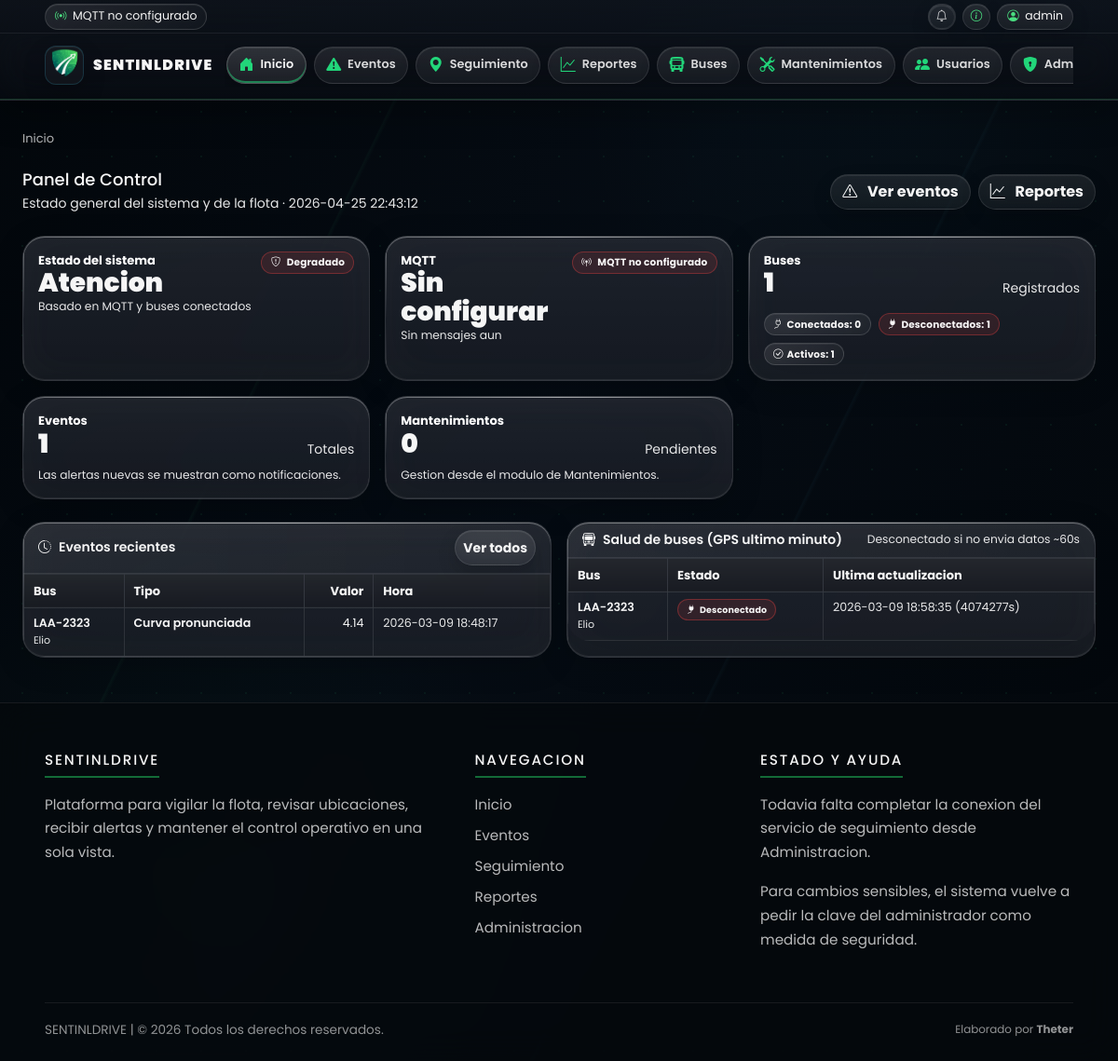
The page /dashboard (signed in) on the database as committed earlier.
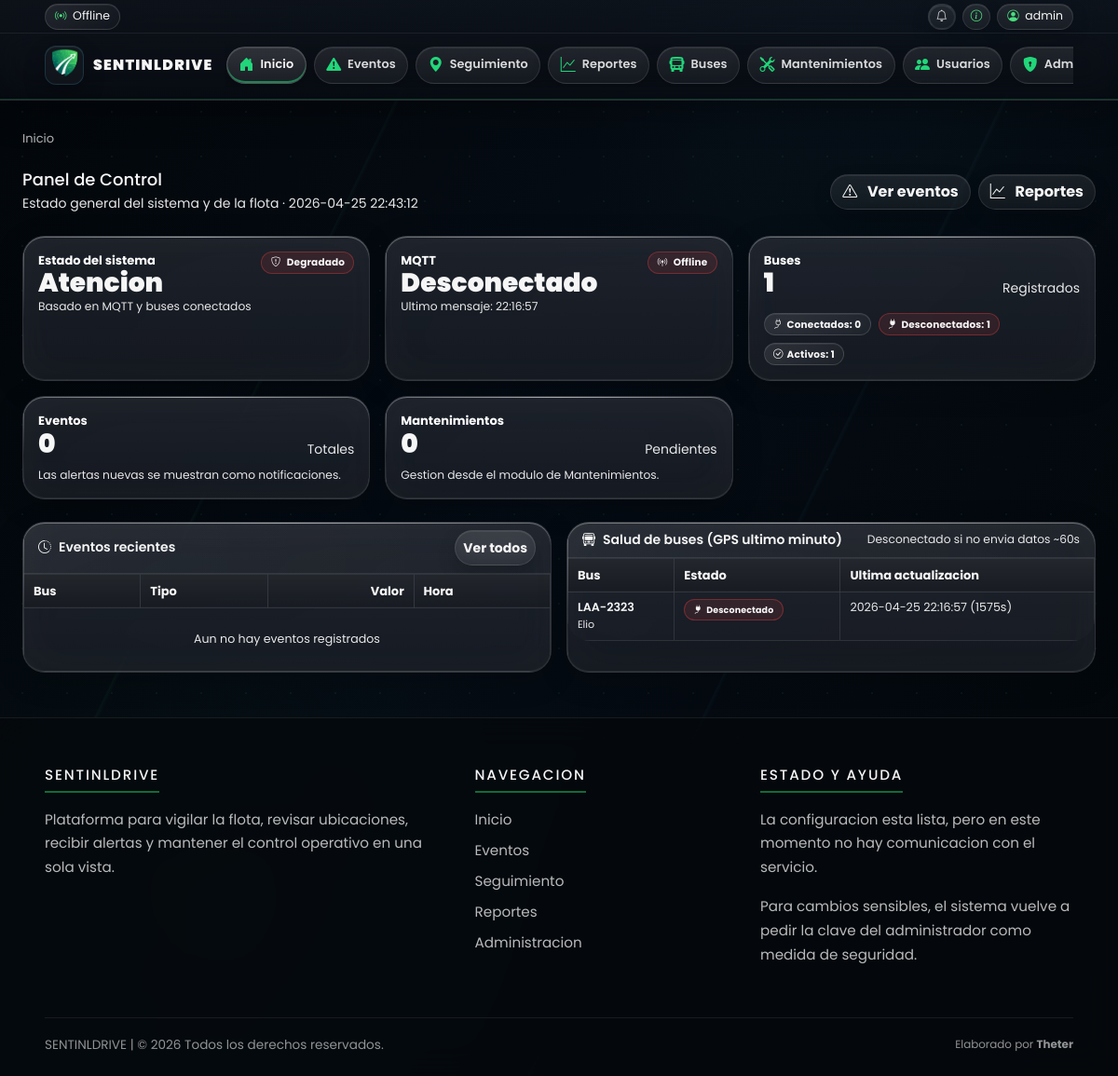
The same page on the database as committed later.
### app/models/event.py (models this page shows, shortened)
class Event(db.Model):
    __tablename__ = "event"
    __table_args__ = (
        db.Index("ix_event_bus_timestamp", "bus_id", "timestamp"),
    )
    id = db.Column(db.Integer, primary_key=True)
    bus_id = db.Column(
        db.Integer,
        db.ForeignKey("bus.id", ondelete="CASCADE"),
        nullable=False,
        index=True,
    )
    type = db.Column(db.String(50), nullable=False, index=True)
    value = db.Column(db.Float(precision=2), nullable=True)
    description = db.Column(db.String(300), nullable=True)
    latitude = db.Column(db.Float(precision=8), nullable=True)
    longitude = db.Column(db.Float(precision=8), nullable=True)
    timestamp = db.Column(
        db.DateTime(timezone=True),
        nullable=False,
        default=ecuador_now,
        index=True,
    )

### app/models/bus.py (models this page shows)
class Bus(db.Model): #Usamos pascalcase para los nombres de las clases
    __tablename__ = 'bus'
    id = db.Column(db.Integer, primary_key=True)
    plate = db.Column(db.String(20), nullable=False, unique=True)
    driver = db.Column(db.String(50))
    status = db.Column(db.String(20), default="Activo")
    description = db.Column(db.String(300), nullable=True)
    events = db.relationship(
        'Event',
        backref='bus',  # ← Solo aquí se define el backref
        lazy=True,
        cascade='all, delete-orphan'
    )
    locations = db.relationship(
        'Location',
        backref='bus',
        lazy=True,
        cascade='all, delete-orphan'
    )
    maintenances = db.relationship(
        'Maintenance',
        backref='bus',
        lazy=True,
        cascade='all, delete-orphan'
    )

### app/routes/dashboard.py (the view)
@dashboard_bp.route("/dashboard")
@login_required
def dashboard():
    now = ecuador_now()
    one_minute_ago = now - timedelta(seconds=60)
    total_buses = Bus.query.count()
    active_buses = Bus.query.filter(Bus.status == "Activo").count()
    total_events = Event.query.count()
    pending_maintenances = Maintenance.query.filter(Maintenance.status == "Pendiente").count()
    last_seen_sq = (
        db.session.query(
            Location.bus_id.label("bus_id"),
            func.max(Location.timestamp).label("last_seen"),
        )
        .group_by(Location.bus_id)
        .subquery()
    )
    bus_rows = (
        db.session.query(Bus, last_seen_sq.c.last_seen)
        .outerjoin(last_seen_sq, Bus.id == last_seen_sq.c.bus_id)
        .order_by(Bus.id.asc())
        .all()
    )
    bus_health = []
    connected_count = 0
    for bus, last_seen in bus_rows:
        if last_seen and getattr(last_seen, "tzinfo", None) is None:
            last_seen = last_seen.replace(tzinfo=ECUADOR_TZ)
        is_connected = bool(last_seen and last_seen >= one_minute_ago)
        if is_connected:
            connected_count += 1
        seconds_since = int((now - last_seen).total_seconds()) if last_seen else None
        bus_health.append(
            {
                "id": bus.id,
                "plate": bus.plate,
                "driver": bus.driver,
                "status": bus.status,
                "description": getattr(bus, "description", None),
                "last_seen": last_seen,
                "seconds_since": seconds_since,
                "connected": is_connected,
            }
        )
    disconnected_count = max(0, total_buses - connected_count)
    last_events = (
        Event.query.options(joinedload(Event.bus))
        .order_by(Event.timestamp.desc())
        .limit(5)
        .all()
    )
    mqtt_state = get_persisted_mqtt_state(current_app.config)
    mqtt_connected = bool(mqtt_state.get("connected"))
    system_ok = mqtt_connected and connected_count > 0
    return render_template(
        "dashboard.html",
        now=now,
        mqtt_state=mqtt_state,
        mqtt_connected=mqtt_connected,
        system_ok=system_ok,
        total_buses=total_buses,
        active_buses=active_buses,
        connected_buses=connected_count,
        disconnected_buses=disconnected_count,
        total_events=total_events,
        pending_maintenances=pending_maintenances,
        last_events=last_events,
        bus_health=bus_health,
    )

### app/models/system_setting.py (called while the page is built)
    @classmethod
    def get_value(cls, key: str, default=None):
        row = db.session.get(cls, key)
        if row is None or row.value in (None, ""):
            return default
        return row.value

### app/utils/time.py (called while the page is built)
def ecuador_now() -> datetime:
    return datetime.now(ECUADOR_TZ)

### app/templates/dashboard.html (shortened to what the changed rows need)
{% extends "base.html" %}
{% block content %}
<div class="d-flex align-items-center justify-content-between flex-wrap gap-2 mb-4">
    <div>
        <h2 class="mb-1">Panel de Control</h2>
    </div>
</div>
<div class="row g-3 mb-4">
    <div class="col-12 col-md-6 col-xl-4">
        <div class="card h-100">
            <div class="card-body">
                <div class="d-flex align-items-start justify-content-between">
                    <div>
                        <div class="kpi-label">MQTT</div>
                        <div class="kpi-value">
                            {% if mqtt_connected %}
                                Conectado
                            {% elif mqtt_state.status == 'no_config' %}
                                Sin configurar
                            {% elif mqtt_state.status == 'connecting' %}
                                Conectando
                            {% elif mqtt_state.status == 'error' %}
                                Error
                            {% else %}
                                Desconectado
                            {% endif %}
                        </div>
                        <div class="text-muted small">
                            {% if mqtt_state.last_message %}Ultimo mensaje: {{ mqtt_state.last_message.strftime('%H:%M:%S') }}{% else %}Sin mensajes aun{% endif %}
                        </div>
                    </div>
                    <div class="badge {% if mqtt_connected %}badge-soft{% else %}badge-danger-soft{% endif %}">
                        <i class="bi {% if mqtt_connected %}bi-broadcast{% else %}bi-broadcast-pin{% endif %} me-1"></i>
                        {{ mqtt_state.label }}
                    </div>
                </div>
            </div>
        </div>
    </div>
    <div class="col-12 col-md-6 col-xl-4">
        <div class="card h-100">
            <div class="card-body">
                <div class="d-flex align-items-end justify-content-between">
                    <div class="kpi-value">{{ total_events }}</div>
                    <div class="text-muted">Totales</div>
                </div>
            </div>
        </div>
    </div>
</div>
<div class="row g-3">
    <div class="col-12 col-xl-6">
        <div class="card h-100">
            <div class="card-body p-0">
                <div class="table-responsive">
                    <table class="table table-hover table-bordered mb-0">
                        <thead>
                            <tr>
                                <th>Bus</th>
                                <th>Tipo</th>
                                <th class="text-end">Valor</th>
                                <th>Hora</th>
                            </tr>
                        </thead>
                        <tbody>
                            {% for e in last_events %}
                            <tr>
                                <td>
                                    <div class="fw-semibold">{{ e.bus.plate if e.bus else e.bus_id }}</div>
                                    <div class="text-muted small">{{ e.bus.driver if e.bus and e.bus.driver else 'Sin conductor' }}</div>
                                </td>
                                <td>
                                    <div class="fw-semibold">{{ e.type }}</div>
                                </td>
                                <td class="text-end">{{ e.value if e.value is not none else 'N/A' }}</td>
                                <td class="text-muted">{{ e.timestamp.strftime('%Y-%m-%d %H:%M:%S') }}</td>
                            </tr>
                            {% endfor %}
                            {% if last_events|length == 0 %}
                            <tr><td colspan="4" class="text-center text-muted py-4">Aun no hay eventos registrados</td></tr>
                            {% endif %}
                        </tbody>
                    </table>
                </div>
            </div>
        </div>
    </div>
    <div class="col-12 col-xl-6">
        <div class="card h-100">
            <div class="card-body p-0">
                <div class="table-responsive">
                    <table class="table table-hover table-bordered mb-0">
                        <thead>
                            <tr>
                                <th>Bus</th>
                                <th>Estado</th>
                                <th>Ultima actualizacion</th>
                            </tr>
                        </thead>
                        <tbody>
                            {% for b in bus_health %}
                            <tr>
                                <td>
                                    <div class="fw-semibold">{{ b.plate }}</div>
                                    <div class="text-muted small">{{ b.driver or 'Sin conductor' }}</div>
                                </td>
                                <td>
                                    {% if b.connected %}
                                        <span class="badge badge-soft"><i class="bi bi-plug me-1"></i>Conectado</span>
                                    {% else %}
                                        <span class="badge badge-danger-soft"><i class="bi bi-plug-fill me-1"></i>Desconectado</span>
                                    {% endif %}
                                </td>
                                <td class="text-muted">
                                    {% if b.last_seen %}
                                        {{ b.last_seen.strftime('%Y-%m-%d %H:%M:%S') }}
                                        {% if b.seconds_since is not none %}
                                            <span class="text-muted">({{ b.seconds_since }}s)</span>
                                        {% endif %}
                                    {% else %}
                                        Nunca
                                    {% endif %}
                                </td>
                            </tr>
                            {% endfor %}
                        </tbody>
                    </table>
                </div>
            </div>
        </div>
    </div>
</div>
{% endblock %}

Rows that differ between the two databases and show on the page:
removed Event: bus "LAA-2323", bus "Elio", type "Curva pronunciada", value "4.14", timestamp "2026-03-09 18:48:17"
computed for Bus "LAA-2323": last_seen "2026-03-09 18:58:35" → "2026-04-25 22:16:57"; seconds_since "4074277" → "1575"
Other text that changed with them:
{{ layout_mqtt_label }}: "MQTT no configurado" → "Offline"
{{ mqtt_state.last_message.strftime('%H:%M:%S') }}: (not shown) → "22:16:57"
{{ mqtt_state.label }}: "MQTT no configurado" → "Offline"
{{ total_events }}: "1" → "0"
text no longer shown: "Sin configurar Sin mensajes aun Todavia falta completar la conexion del servicio de seguimiento desde Administracion."
text now shown: "Desconectado Ultimo mensaje: Aun no hay eventos registrados La configuracion esta lista, pero en este momento no hay comunicacion con el servicio."
